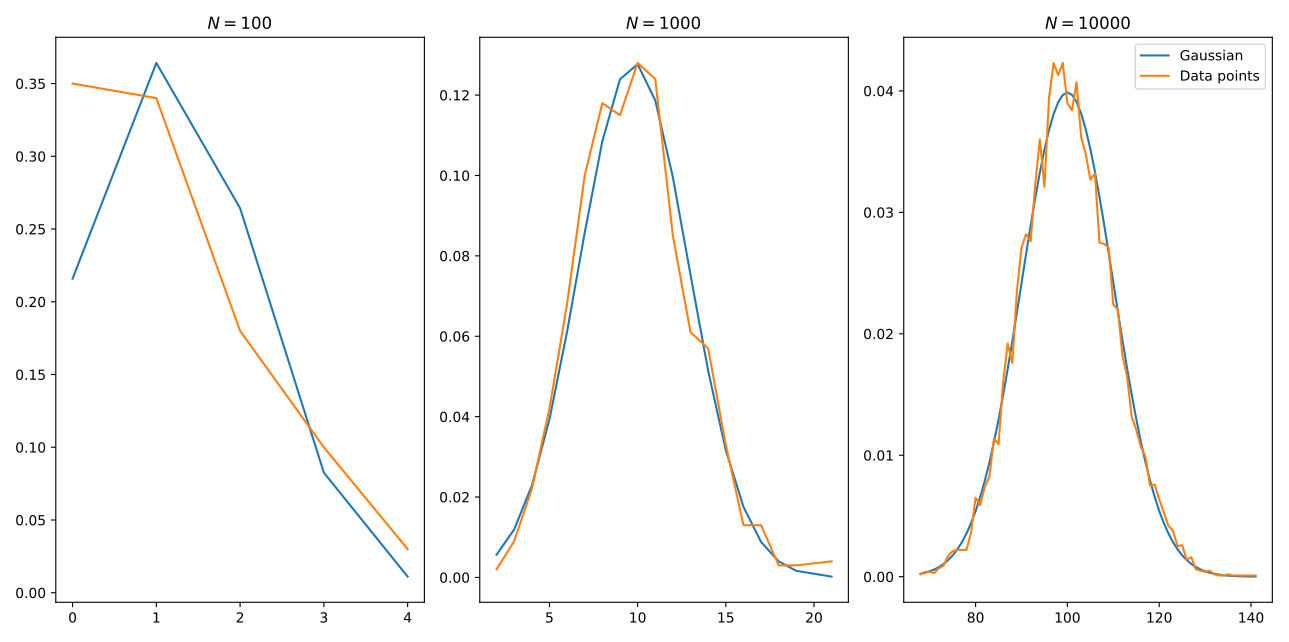

Reproduce this figure in Python.
import numpy as np

from main import *
from matplotlib import pyplot as plt

def normal_dist(x, mu=0.0, sigma=1.0):
    return 1/(sigma*np.sqrt(2*np.pi)) * np.exp(-0.5*((x-mu)/sigma)**2)

if __name__ == "__main__":
    for (i, N) in enumerate([100, 1000, 10000]):
        A = gen_graph(N, 0.01)

        x = np.linspace(-10, 10, num=N)

        (k, k_count, connections) = get_degrees(A, return_connetions=True)
        plt.subplot(1,3,i+1)
        plt.plot(k, normal_dist(k, mu=np.mean(connections), sigma=np.std(connections)), label="Gaussian")
        plt.plot(k, k_count/N, label="Data points")
        plt.title(f"$N = {N}$")

    plt.legend()
    plt.show()
